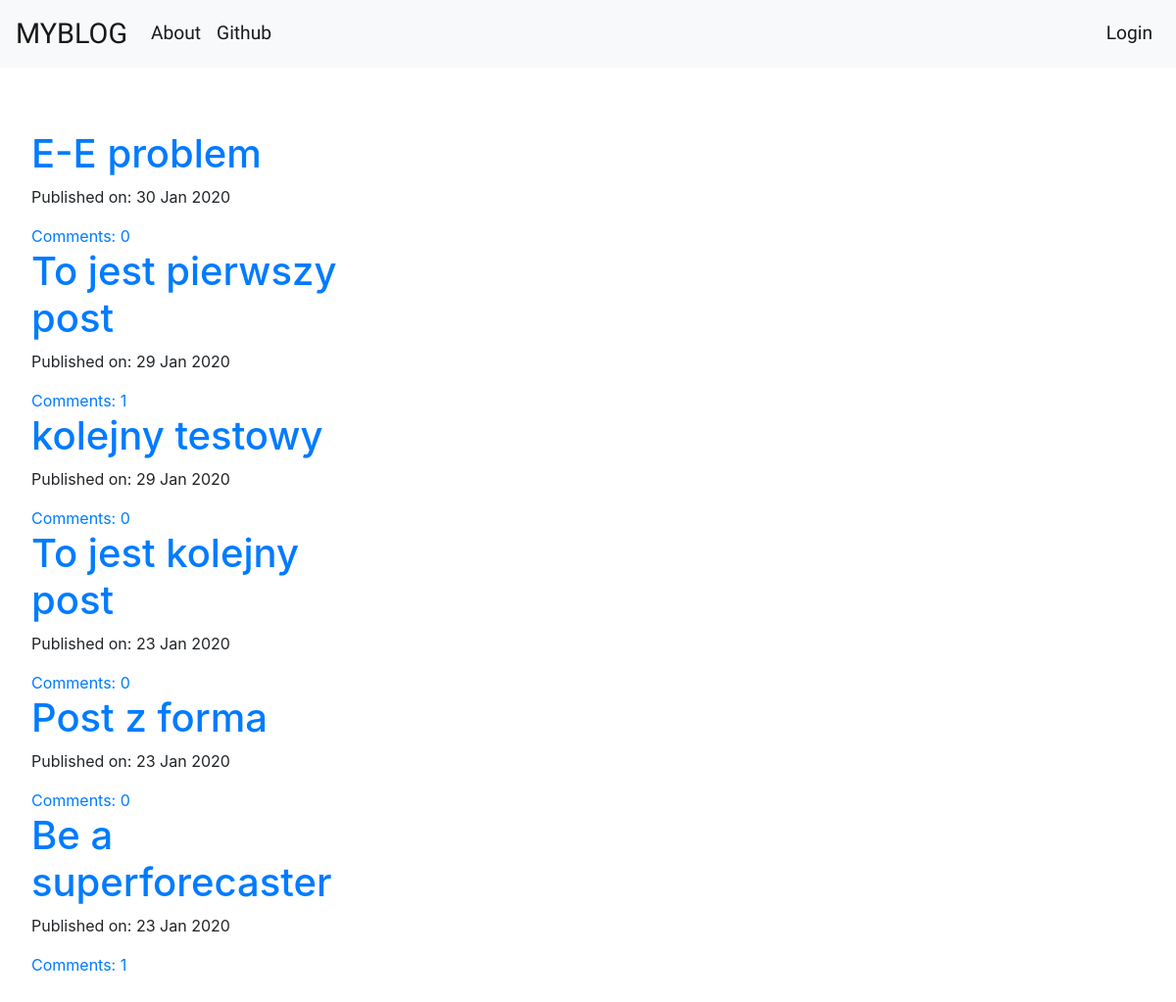
Before: / with the older database file.
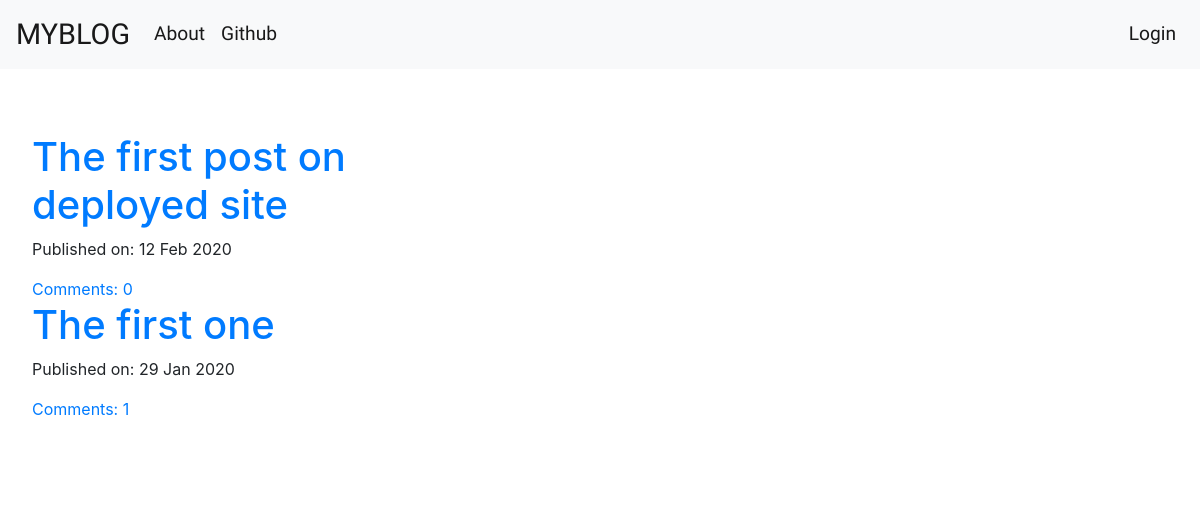
After: the same page with the newer database file.
### myblog/models.py (models this page shows, shortened)
class Post(models.Model):
    author = models.ForeignKey('auth.User', on_delete= models.CASCADE)
    title = models.CharField(max_length=400)
    text = models.TextField(max_length=100000)
    create_date = models.DateTimeField(default=timezone.now)
    published_date = models.DateTimeField(blank=True, null=True)
    def get_approved_comments(self):
        return self.comments.filter(approved_comment=True)

### myblog/views.py (the view)
# urls.py: path('', views.PostListView.as_view(), name='post_list'),
class PostListView(ListView):
    model = Post
    def get_queryset(self):
        return Post.objects.filter(published_date__lte=timezone.now()).order_by('-published_date')

### myblog/templates/myblog/post_list.html
<!DOCTYPE html>
{% extends 'myblog/base.html' %}
{% block content %}
    {% for post in post_list %}
        <div class="post">
            <h1><a href="{% url "post_detail" pk=post.pk %}">{{ post.title }}</a></h1>
            <div class="date">
                <p>Published on: {{ post.published_date|date:"d M Y" }}</p>
            </div>
            <a href="{% url "post_detail" pk=post.pk %}"> Comments: {{ post.get_approved_comments.count }}</a>
        </div>
    {% endfor %}
{% endblock %}

### myblog/templates/myblog/base.html (shortened to what this page needs)
<!DOCTYPE html>
{% load static %}
<html lang="en">
    <head>
        <link rel="stylesheet" href="https://stackpath.bootstrapcdn.com/bootstrap/4.4.1/css/bootstrap.min.css">
        <link rel="stylesheet" href="//cdn.jsdelivr.net/npm/medium-editor@latest/dist/css/medium-editor.min.css" type="text/css" media="screen" charset="utf-8">
        <link rel="stylesheet" href="{% static 'css/myblog.css' %}">
    </head>
    <body>
        <nav class="navbar navbar-expand-lg navbar-light bg-light techfont">
            <a class="navbar-brand big-brand" href="{% url "post_list" %}">MYBLOG</a>
            <div class="collapse navbar-collapse navbar-flex" id="navbarNavDropdown">
                <div class="navbar-nav navbar-flex-left">
                    <ul class="navbar-nav">
                        <li class="nav-item active">
                            <a class="nav-link" href=" {% url "about" %}">About</a>
                        </li>
                        <li class="nav-item active">
                            <a class="nav-link" href="https://www.github.com">Github</a>
                        </li>
                    </ul>
                </div>
                <div class="navbar-nav navbar-flex-right">
                    <ul class="navbar-nav">
                        {% if user.is_authenticated %}
                            <li class="nav-item active">
                                <a class="nav-link" href="{% url 'post_new' %}">New Post</a>
                            </li>
                            <li class="nav-item active">
                                <a class="nav-link" href="{% url 'post_draft_list' %}">Drafts</a>
                            </li>
                            <li class="nav-item active">
                                <a class="nav-link" href="{% url 'logout' %}">Logout {{ user.username }}</a>
                            </li>
                        {% else %}
                            <li class="nav-item active">
                                <a class="nav-link" href="{% url 'login'%}">Login</a>
                            </li>
                        {% endif %}
                    </ul>
                </div>
            </div>
        </nav>
        <div class="content content-flex">
            <div class="jumbotron">
                {% block content %}
                {%  endblock %}
            </div>
        </div>
    </body>
</html>

### myblog/static/css/myblog.css (style rules this page uses)
:root { --first-font: 'Ubuntu', sans-serif; --second-font: 'Baloo Da', cursive; }
.techfont { font-size: 1.2em; font-family: var(--first-font); }
.big-brand { font-size: 1.5em; }
.navbar-flex { display: flex; justify-content: space-between; }
.navbar-flex-left { order: 0; }
.navbar-flex-right { order: 1; }
.content-flex { display: flex; flex-direction: column; justify-content: flex-start; }
.jumbotron { background-color: #fff; max-width: 35vw; }

Changed rows visible on the page:
removed Post: title "E-E problem", published_date "30 Jan 2020", get_approved_comments.count "0"
removed Post: title "kolejny testowy", published_date "29 Jan 2020", get_approved_comments.count "0"
removed Post: title "To jest kolejny post", published_date "23 Jan 2020", get_approved_comments.count "0"
removed Post: title "Post z forma", published_date "23 Jan 2020", get_approved_comments.count "0"
removed Post: title "Be a superforecaster", published_date "23 Jan 2020", get_approved_comments.count "1"
added Post: title "The first post on deployed site", published_date "12 Feb 2020", get_approved_comments.count "0"
changed Post id 1: title "To jest pierwszy post" → "The first one"
